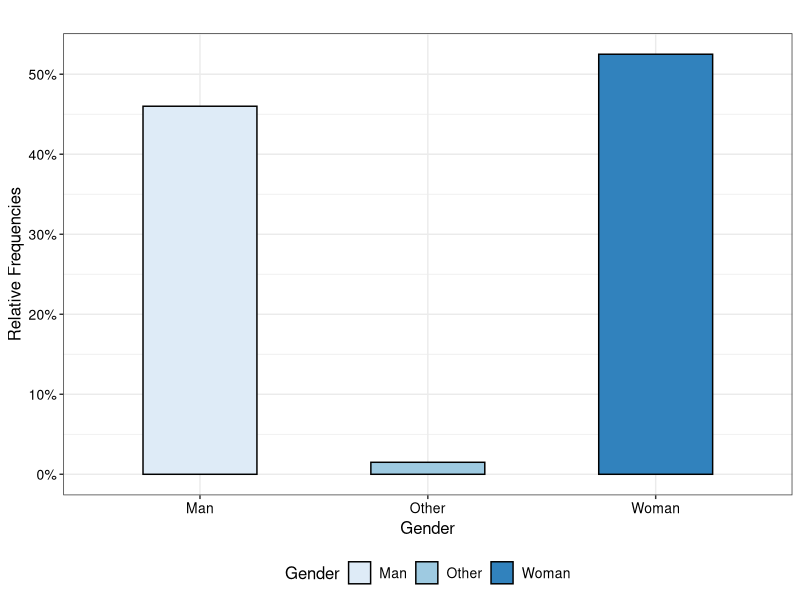
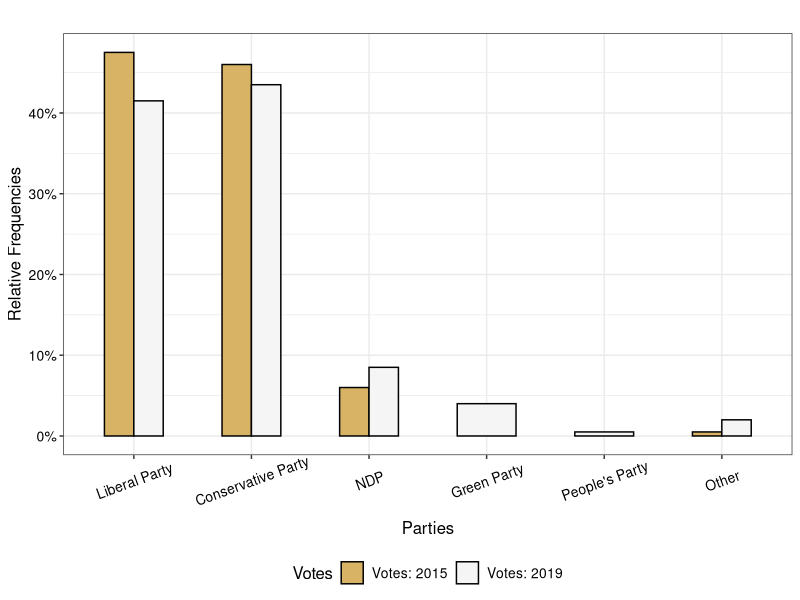

Here is the R script that generated these plots, in order:
## ---- chunk 1
require("knitr")
opts_chunk$set(tidy.opts=list(width.cutoff=60),tidy=TRUE)
opts_chunk$set(engine = "R")
knitr::opts_chunk$set(echo = T)
knitr::opts_chunk$set(message = F)
knitr::opts_chunk$set(warning = F)
## setting wd in DELL
# opts_knit$set(root.dir = "~/Documents/")
                                                 
## cache = F, if cache = T, will not revaluate code chunk everytime
## double or more space to insert a line break
## ---- chunk 2
######################
## Set up workspace
######################
rm(list = ls())
require(tidyverse)
require(magrittr)
require(forcats)

options(stringsAsFactors = F)
options(dplyr.width = Inf)
# getwd()

# ######## clean memory ######################
# rm(list = ls())
# gc()
# is(dds)
# slotNames(dds)
## ---- chunk 3
#TODO: generate data by sample 
# ?sample
# random seed to make reproducible 
set.seed(666)
n = 200
# simulate data
df <- tibble( ID = 1:n,
              Age = round( runif(n, min = 18, max = 98), 0),
              Gender = sample(c("Man", "Woman", "Other"), n, replace = TRUE, 
                              prob = c(0.41, 0.58, 0.01) ),
              Education = sample(c("Elementary", "High", 
                                   "College", "University", "Master", "Doctorate",
                                   "Other"), n, replace = TRUE, 
                              prob = c(0.01, 0.2, 0.31, 0.34, 0.08, 0.04, 0.02) ),    
              Income = sample(c("No", "1 - 30000", 
                                   "30001 - 60000", "60001 - 90000", "90001 - 110000", 
                                "110001 - 150000", "150001 - 200000", "200001 -", "Other"), 
                              n, replace = TRUE, 
                              prob = c(0.017, 0.157, 0.209, 0.159, 
                                       0.084, 0.075, 0.038, 0.024, 0.236) ),  
              Votes_2015 = sample (c("Liberal Party", "Conservative Party",
                                     "NDP",  "Green Party", "People's Party", "Other"), 
                                     n, replace = TRUE, prob = c(0.47, 0.45, 0.06, 0.01, 
                                       0.0, 0.01) ), 
                Votes_2019 = sample (c("Liberal Party", "Conservative Party",
                                     "NDP",  "Green Party", "People's Party", "Other"), 
                                     n, replace = TRUE, prob = c(0.422, 0.447, 0.071, 0.04, 
                                       0.01, 0.01) ),
              MP = sample(c("Strongly agree", "Agree", "Neutral", "Disagree",
                            "Strongly disagree", "Other"), n, replace = TRUE ), 
              JT = sample(c("Very Satisfied", "Satisfied", "Neutral", "Not Satisfied",
                            "Strongly Not Satisfied"), n, replace = TRUE ), 
              Tax = sample(c("Very Satisfied", "Satisfied", "Neutral", "Not Satisfied",
                            "Strongly Not Satisfied"), n, replace = TRUE ),
              Econ = sample(c("Better", "Same", "Worse", "Other"), n, replace = TRUE ), 
              Finance = sample(c("Better", "Same", "Worse", "Other"), n, replace = TRUE ), 
              ImmiJobs = sample(c("Strongly agree", "agree", "Neutral", "disagree",
                            "Strongly disagree"), n, replace = TRUE ),
              Immi = sample(c("More", "Same", "Less", "Other"), n, replace = TRUE ),
              Refu = sample(c("More", "Same", "Less", "Other"), n, replace = TRUE ),
              COVID = sample(c("Very good", "good", "Neutral", "bad",
                            "Very bad"), n, replace = TRUE ),
              Prom = sample(c("Most of the time", "Some of the time", 
                              "Hardly ever", "Never", "Other"), n, replace = TRUE ) )
df %>% sample_n(10)


## ---- chunk 4
# choose variables want to use
# Now we have age and total household income  
# Transform data from wide to long 
dfVotes <- df[, c("ID", "Votes_2015", "Votes_2019")] %>% 
        gather(Votes, Parties, Votes_2015:Votes_2019, factor_key=TRUE) %>%  
         dplyr::arrange(ID) %>% mutate(Parties = fct_relevel(Parties,
                                                c("Liberal Party", "Conservative Party",
                                     "NDP",  "Green Party", "People's Party", "Other")),
                                     Votes = factor(Votes, levels =  c("Votes_2015", "Votes_2019"),
                                                    labels = c("Votes: 2015", "Votes: 2019") ))
        

# dfVotes %>% head()
# df[, c("ID", "Votes_2015", "Votes_2019")] %>% head()
# dim(df)
# head(df)
## ---- chunk 5
fontSize <- 12
p1<-ggplot(data=df, aes(Gender)) +
  geom_bar(aes(fill=Gender, y = stat(count)/sum(stat(count)) ), color="black", width = 0.5) +
  labs(y = "Relative Frequencies",
       title = "") + 
  scale_y_continuous(labels=scales::percent) +
  scale_fill_brewer() +
  # scale_fill_brewer(type = "div", palette = "RdBu") +
  theme_bw() +
  # geom_text(aes(Age, MedianIn + 3000, label = round(MedianIn,2) ), color = "black", size = 4) +
theme(axis.text.x = element_text(size = fontSize -2, colour = "black"),
      axis.text.y = element_text(size = fontSize - 2, colour = "black"),
      axis.title.x = element_text(size = fontSize),
      axis.title.y = element_text(size = fontSize),
      legend.text = element_text(size= fontSize - 2),
      legend.title = element_text(size= fontSize),
      legend.position="bottom")
p1

genderP <- table(df$Gender)/n
genderDiff <- (genderP[3] - genderP[1])*100
## ---- chunk 6

fontSize <- 12
p2<-ggplot(data=dfVotes, aes(x = Parties, group = Votes)) +
  geom_bar(aes(fill=Votes, y = 2*stat(count)/sum(stat(count))), 
           color="black", width = 0.5, position = "dodge") +
  labs(y = "Relative Frequencies",
       title = "") + 
  scale_fill_brewer(type = "div") +
  scale_y_continuous(labels=scales::percent) +
  # scale_fill_brewer(type = "div", palette = "RdBu") +
  theme_bw() +
theme(axis.text.x = element_text(size = fontSize -2, colour = "black", angle = 20, vjust = 0.7),
      axis.text.y = element_text(size = fontSize - 2, colour = "black"),
      axis.title.x = element_text(size = fontSize),
      axis.title.y = element_text(size = fontSize),
      legend.text = element_text(size= fontSize - 2),
      legend.title = element_text(size= fontSize),
      legend.position="bottom")
p2

partyP2015 <- table(df$Votes_2015)/n

partyP2019 <-  table(df$Votes_2019)/n

diffL <- partyP2015[2] - partyP2019[3]
diffC <- partyP2019[1] - partyP2015[1]

